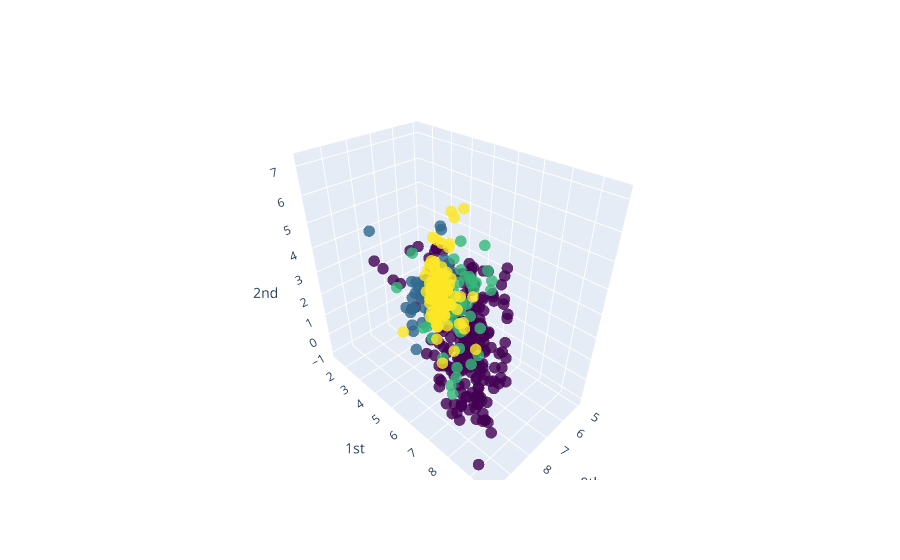

Source (notebook cell):
### Code cell
shapenet.display_persistent_entropy()

### Figure 1 — Plotly figure (JSON) as saved in the notebook; plotly's stock layout.template omitted (floating-point values rounded to 4 significant figures; data arrays with more than 128 entries replaced by an {"elided": "..."} marker saying what was removed)
{"data": [{"marker": {"color": {"elided": "418 int values"}, "colorscale": [[0, "#440154"], [0.1111, "#482878"], [0.2222, "#3e4989"], [0.3333, "#31688e"], [0.4444, "#26828e"], [0.5556, "#1f9e89"], [0.6667, "#35b779"], [0.7778, "#6ece58"], [0.8889, "#b5de2b"], [1, "#fde725"]], "opacity": 0.8, "size": 4}, "mode": "markers", "type": "scatter3d", "x": {"elided": "418 float values"}, "y": {"elided": "418 float values"}, "z": {"elided": "418 float values"}}], "layout": {"scene": {"xaxis": {"exponentformat": "e", "showexponent": "all", "title": {"text": "0th"}, "type": "linear"}, "yaxis": {"exponentformat": "e", "showexponent": "all", "title": {"text": "1st"}, "type": "linear"}, "zaxis": {"exponentformat": "e", "showexponent": "all", "title": {"text": "2nd"}, "type": "linear"}}}}
